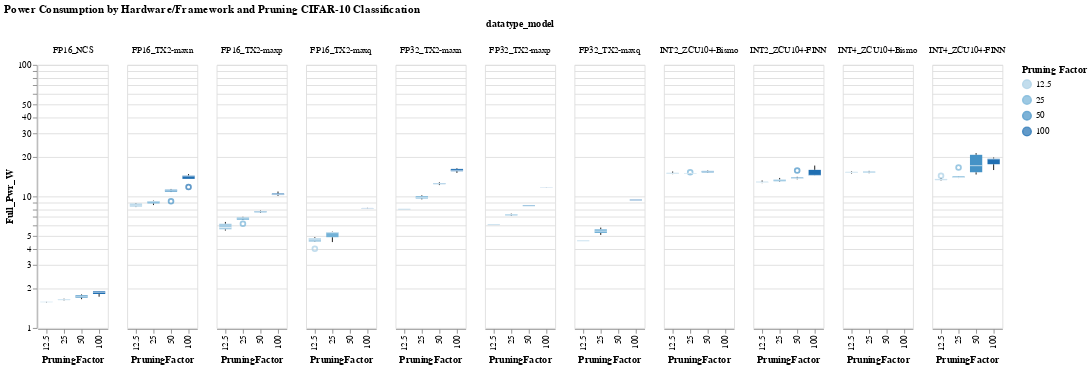

Notebook code for this chart:
### Code cell
#hide_input
#%run scripts/altair_plots.py  #run the plot script if it wasn't previously run
boxplot(df=cnv_df_tmp, 
        xaxis='PruningFactor', 
        yaxis="Full_Pwr_W", 
        color_col= 'PruningFactor', 
        facet_column='datatype_model', 
        title="Power Consumption by Hardware/Framework and Pruning CIFAR-10 Classification")

### Figure 1 — Vega-Lite specification as saved in the notebook (floating-point values rounded to 4 significant figures; data arrays with more than 128 entries replaced by an {"elided": "..."} marker saying what was removed)
{"config": {"view": {"continuousWidth": 400, "continuousHeight": 300}}, "data": {"name": "data-64bdb00a8ca4a6d3fe3eb5ebf571d453"}, "facet": {"column": {"type": "nominal", "field": "datatype_model"}}, "spec": {"mark": "boxplot", "encoding": {"color": {"type": "ordinal", "field": "PruningFactor", "title": "Pruning Factor"}, "x": {"type": "ordinal", "field": "PruningFactor"}, "y": {"type": "quantitative", "field": "Full_Pwr_W", "scale": {"type": "log"}, "title": "Full_Pwr_W"}}, "selection": {"selector010": {"type": "interval", "bind": "scales", "encodings": ["x", "y"]}}}, "title": "Power Consumption by Hardware/Framework and Pruning CIFAR-10 Classification", "$schema": "https://vega.github.io/schema/vega-lite/v4.0.2.json", "datasets": {"data-64bdb00a8ca4a6d3fe3eb5ebf571d453": {"elided": "175 records"}}}
